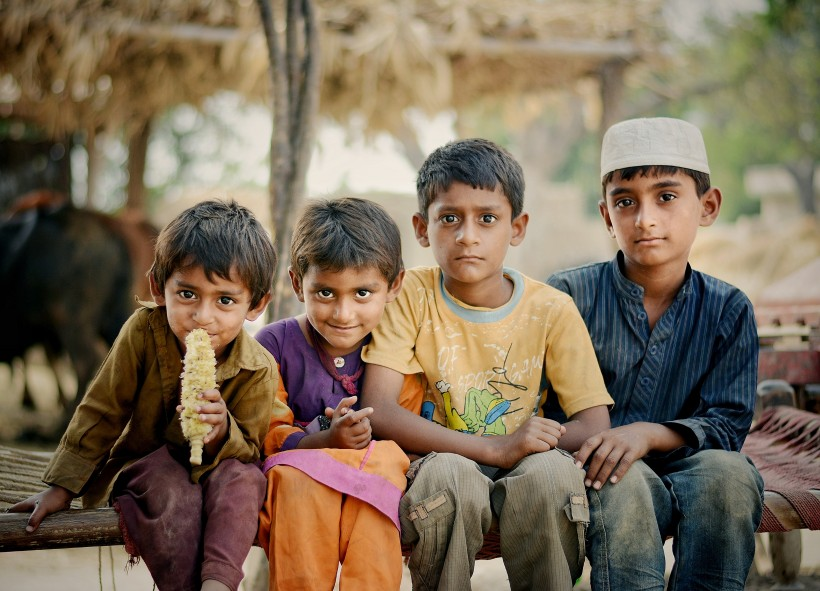
#> input picture AI_Precourse/Week4_OpenCV/chenkaipeng/test.jpg, 820 x 591 px
$ python chenkaipeng.py
#> lines starting #> are read from the running program, lines starting #| are printed output that depends on the picture; after the words box and inside, x2 and y2 are one past the last pixel; in counts of white or black regions, pixels touching at a corner belong together
# -*- coding: utf-8 -*-
"""
Created on Wed May  8 17:06:49 2019

@author: Administrator
"""
#图片中四个人脸，检测出三个，hara feature 可能不太完善

import cv2

face_cascade = cv2.CascadeClassifier('haarcascade_frontalface_default.xml')

img = cv2.imread('test.jpg')
#> img is the input picture: shape (591, 820, 3); mean B, G, R 87.3, 107.9, 124.3
gray = cv2.cvtColor(img,cv2.COLOR_BGR2GRAY)
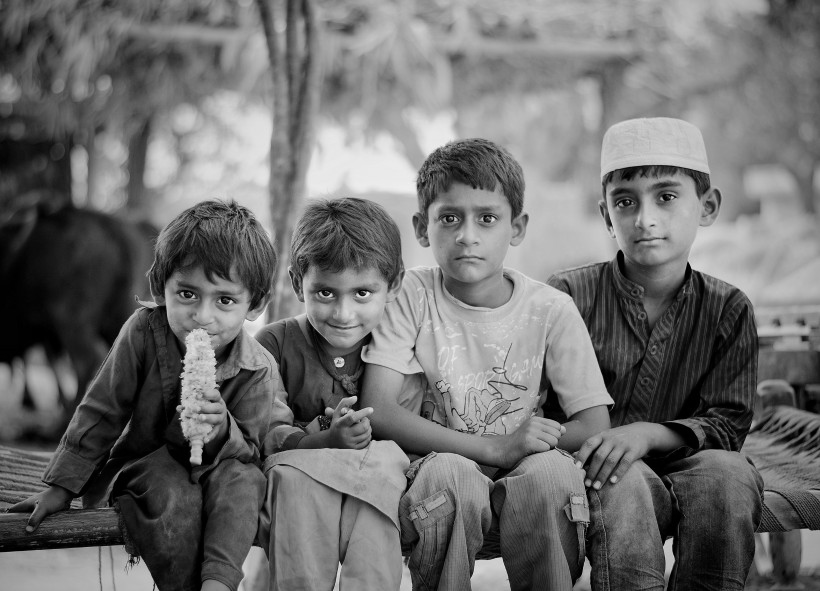
#> gray: shape (591, 820); min 0, max 244, mean 110.4


faces = face_cascade.detectMultiScale(gray, 1.3, 5)
#> faces = [[297, 260, 91, 91], [417, 178, 105, 105], [157, 260, 96, 96]]
for (x,y,w,h) in faces:
    img = cv2.rectangle(img,(x,y),(x+w,y+w),(0,0,255),2)
#> this loop made 3 passes
#> pass 1, `img = cv2.rectangle(img,(x,y),(x+w,y+w),(0,0,255),2)`:
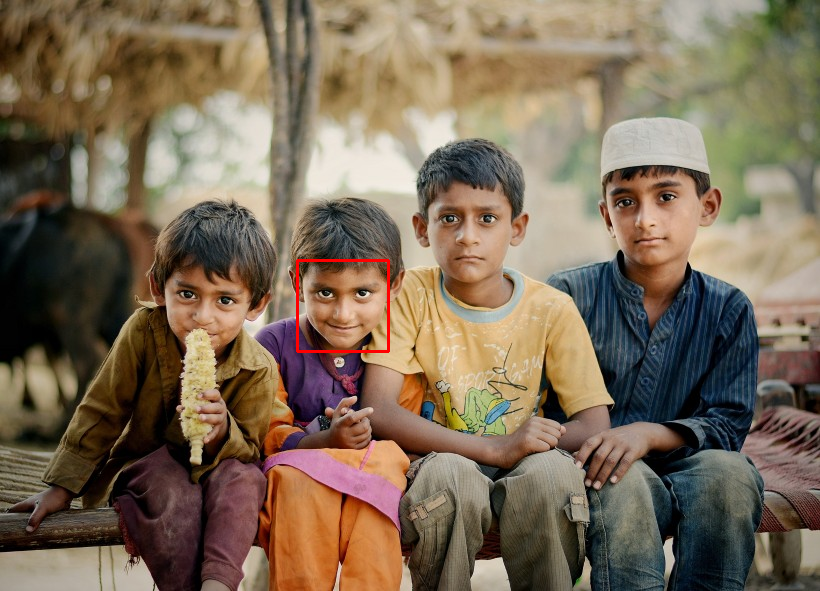
#> img: shape (591, 820, 3); 0.22% of pixels changed, all inside (x1, y1, x2, y2) = (296, 259, 390, 353)
#> pass 2, `img = cv2.rectangle(img,(x,y),(x+w,y+w),(0,0,255),2)`:
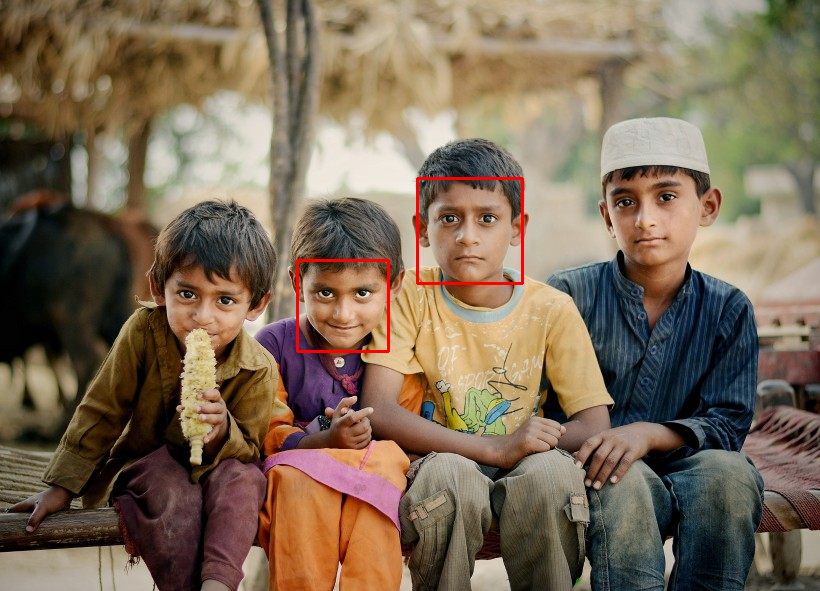
#> img: shape (591, 820, 3); 0.26% of pixels changed, all inside (x1, y1, x2, y2) = (416, 177, 524, 285)
#> pass 3, `img = cv2.rectangle(img,(x,y),(x+w,y+w),(0,0,255),2)`:
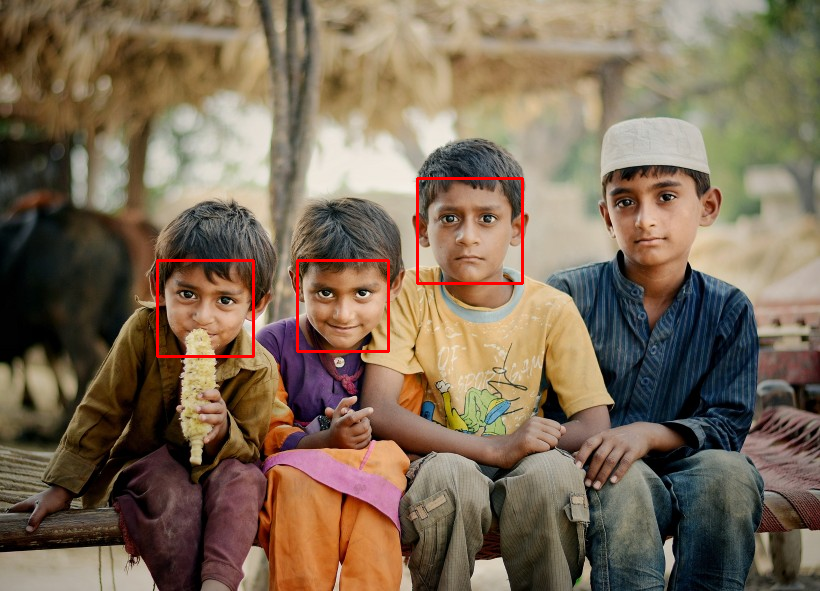
#> img: shape (591, 820, 3); 0.24% of pixels changed, all inside (x1, y1, x2, y2) = (156, 259, 255, 358)

cv2.imshow('img',img)
cv2.waitKey(0)
cv2.imwrite('processedImage.jpg',img)
cv2.destroyAllWindows()
